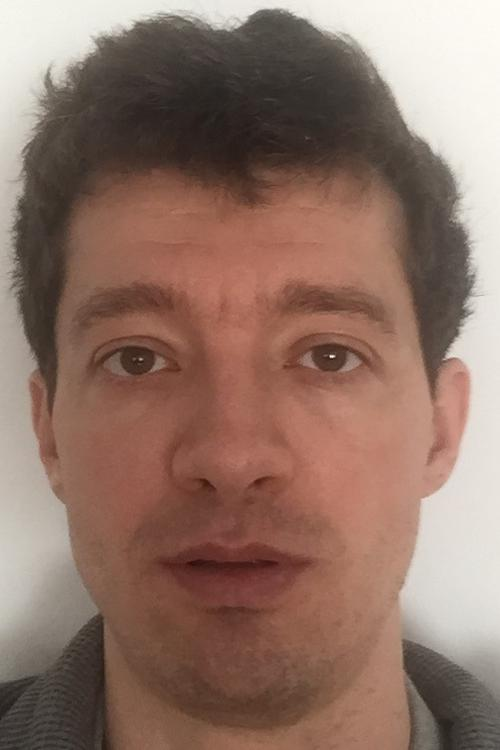
#> input picture Year I/Semester II/Computer Vision/Materiale/2020 - 2021/Laboratoare/Laborator 05/images/bogdan_crop.jpg, 500 x 750 px
$ jupyter execute --allow-errors 'Laborator 05.ipynb'
#> lines starting #> are read from the running program, lines starting #| are printed output that depends on the picture; after the words box and inside, x2 and y2 are one past the last pixel; in counts of white or black regions, pixels touching at a corner belong together
# Image Morphing
The goal of this exercise is to present a simple method for image morphing. We will work with pairs of images containing faces which are annotated with facial landmarks. The goal is to morph (transform) a face into another other face by creating a smooth transition between the source image and the destination image. The transition contains fake images obtained using geometric and photometric interpolation based on regions (triangles) selected from the two images. The method can be easily extended to other class of objects (different than faces).

In achieving our goal, we will follow the next steps:
1. compute the Delauney triangulation based on the facial landmarks in the source image, partinioning the face in triangles. We transfer this triangulation to the destination image for corresponding facial landmarks;
2. compute the affine transformation between pairs of corresponding triangles from the two images;
3. create fake triangles based on geometric and photometric interpolation of triangles selected  from the source and destination images

<table width="950px">
<tr>
<th><center>Source - real</center></th>
<th><center>fake</center></th>
<th><center>fake</center></th>
<th><center>fake</center></th>
<th><center>fake</center></th>
<th><center>fake</center></th>
<th><center>Destination - real</center></th>
</tr>
<tr>
<td></td>
<td></td>
<td></td>
<td></td>
<td></td>
<td></td>
<td></td>
</tr>
</table>

[cell 1]
import numpy as np
import cv2 as cv
from scipy.spatial import Delaunay
import scipy.io

[cell 2]
def show_image_points(img,points):
    img_ = img.copy()
    for p in points:
        cv.circle(img_, (p[0], p[1]), 3, (0, 255, 0), -1)
    cv.imshow("image",img_)
    cv.waitKey(0) # waits until a key is pressed
    cv.destroyAllWindows() # destroys the window showing image
    return img_

[cell 3]
#show the annotated facial landmarks on each image
img1 = cv.imread('images/bogdan_crop.jpg'); #source image
#> img1 is the input picture: shape (750, 500, 3); mean B, G, R 102.5, 114.7, 143.3
temp = scipy.io.loadmat('data/bogdan_points.mat')
#> (reads Year I/Semester II/Computer Vision/Materiale/2020 - 2021/Laboratoare/Laborator 05/data/bogdan_points.mat from the repository)
p1 = temp['points']
p1 = np.uint64(p1)
img1_ = show_image_points(img1, p1)
#> after the loop in show_image_points, `for p in points:`:
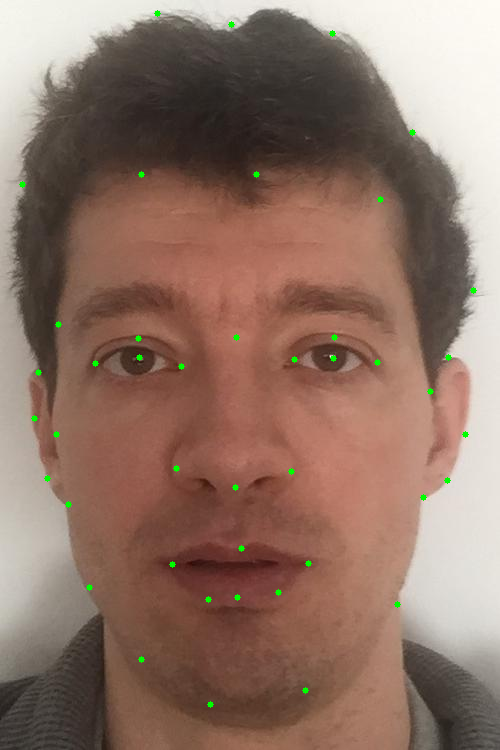
#> img_: shape (750, 500, 3); 0.33% of pixels changed, all inside (x1, y1, x2, y2) = (19, 10, 477, 708)

img2 = cv.imread('images/clooney_crop.jpg');#destination image
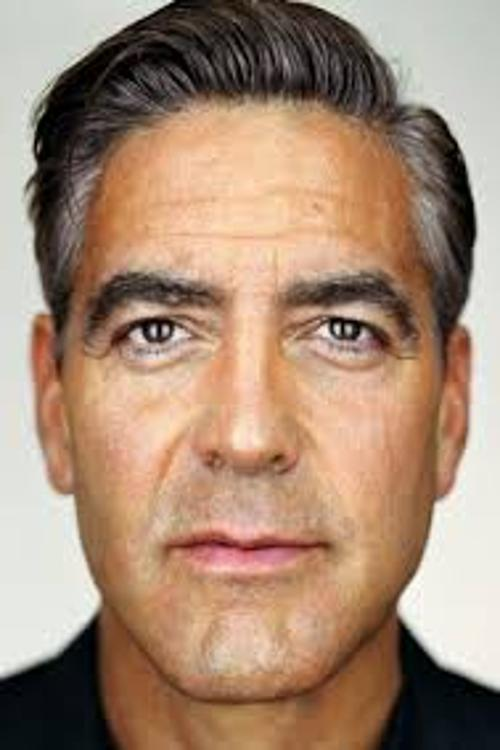
#> input picture Year I/Semester II/Computer Vision/Materiale/2020 - 2021/Laboratoare/Laborator 05/images/clooney_crop.jpg, 500 x 750 px
#> img2 is the input picture: shape (750, 500, 3); mean B, G, R 117, 138.1, 166.2
temp = scipy.io.loadmat('data/clooney_points.mat')
#> (reads Year I/Semester II/Computer Vision/Materiale/2020 - 2021/Laboratoare/Laborator 05/data/clooney_points.mat from the repository)
p2 = temp['points']
p2 = np.uint64(p2)
img2_ = show_image_points(img2, p2)
#> after the loop in show_image_points (call 2), `for p in points:`:
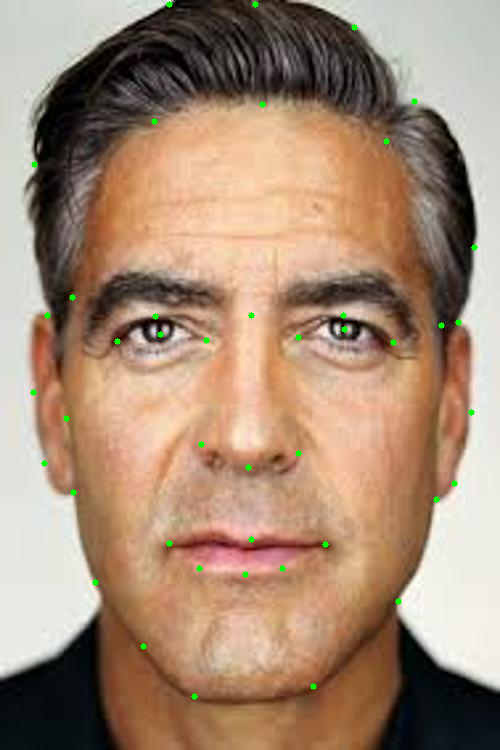
#> img_: shape (750, 500, 3); 0.33% of pixels changed, all inside (x1, y1, x2, y2) = (30, 1, 478, 700)

[cell 4]
cv.imshow("img1_",img1_)
cv.imshow("img2_",img2_)
cv.waitKey(0)
cv.destroyAllWindows()

[cell 5]
#compute the Delauney triangulation based on the facial landmarks in the source image
#the face is partitioned in triangles
triangulation = Delaunay(p1)
print("We have obtained ", str(triangulation.simplices.shape[0]), " triangles")
#print(triangulation.simplices) #show for each triangle the index of each vertex

[cell 6]
#plot the triangles partitioning the face, each triangle with a different color
def show_image_triangulated(img,points,triangulation):
    img_t = img.copy()
    colors = [[255,0,0],[0,255,0],[0,0,255],[255,255,0],[255,0,255],[0,255,255],[0,0,0],[128,255,255],[255,128,255],[255,255,128]]
    number_colors = len(colors)

    for idx,t in enumerate(triangulation.simplices):
        point1 = points[t[0]]
        #cv.circle(img, (point1[0], point1[1]), 3, (0, 255, 0), -1)
        point2 = points[t[1]]
        #cv.circle(img, (point2[0], point2[1]), 3, (0, 255, 0), -1)
        point3 = points[t[2]]
        #cv.circle(img, (point3[0], point3[1]), 3, (0, 255, 0), -1)

        cv.line(img_t, (point1[0],point1[1]), (point2[0],point2[1]), colors[idx % number_colors], 3)
        cv.line(img_t, (point2[0],point2[1]), (point3[0],point3[1]), colors[idx % number_colors], 3)
        cv.line(img_t, (point3[0],point3[1]), (point1[0],point1[1]), colors[idx % number_colors], 3)
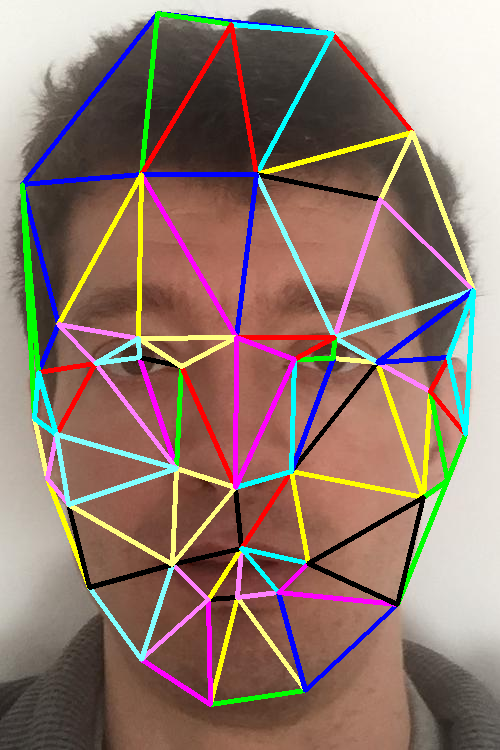
#> img_t: shape (750, 500, 3); 13.31% of pixels changed, all inside (x1, y1, x2, y2) = (20, 11, 476, 707)

    cv.imshow("image with triangles",img_t)
    cv.waitKey(0) # waits until a key is pressed
    cv.destroyAllWindows() # destroys the window showing image
    return img_t

img_t_1 = show_image_triangulated(img1,p1,triangulation)
#transfer the triangulation to the destination image (we migh have triangles which overlap)
img_t_2 = show_image_triangulated(img2,p2,triangulation)
#> after the loop in show_image_triangulated (call 2), `for idx,t in enumerate(triangulation.simplices):`:
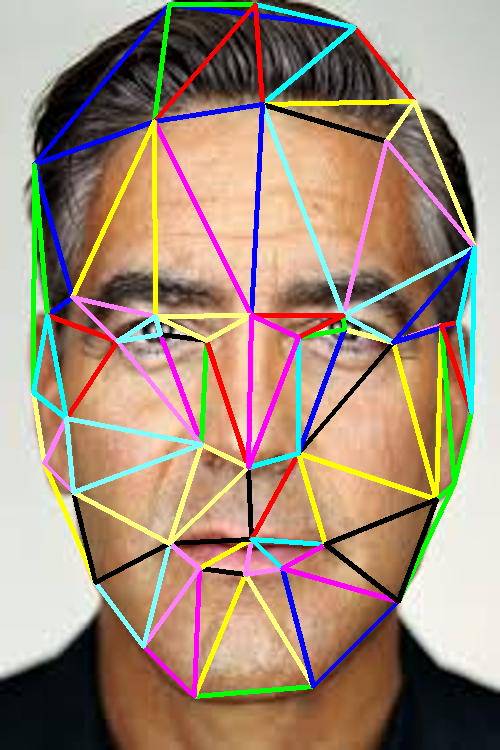
#> img_t: shape (750, 500, 3); 13.92% of pixels changed, all inside (x1, y1, x2, y2) = (31, 2, 477, 699)

[cell 7]
cv.imshow("image1",img_t_1)
cv.imshow("image2",img_t_2)
cv.waitKey(0)
cv.destroyAllWindows()

Compute the affine transformation T between two triangles ABC and DEF using the formula derived in lecture 9. We use the proxy triangle with vertices (0,1), (0,0) and (1,0) to get affine transformation T1 and T2. Then, we have that T = T2 * inv(T1)
<table width="950px">
<tr>
<td></td>
<td></td>
</tr>
</table>

[cell 8]
def compute_affine_transformation(triangle_1, triangle_2):#
# find the affine transformation matrix T that transforms vertices of triangle_1 in vertices of triangle_2
# follow the lecture: compute first T1, T2, than T = T2 * inv(T1)

    ...

    T = T2 @ np.linalg.inv(T1)

    return T

[cell 9]
#sanity check for the first triangle with vertices = points 18, 17, 19

#take triangle ABC: A = p1[18], B = p1[17], C = p1[19]
triangle_1 = np.float32([p1[18],p1[17],p1[19]])

#take triangle DEF: D= p2[18], E = p2[17], F = p2[19]
triangle_2 = np.float32([p2[18],p2[17],p2[19]])

print("Triangle ABC: ", triangle_1,"\n")
print("Triangle DEF:", triangle_2,"\n")

#> (the rest of this cell did not finish here and is left out)

[cell 10]
# Warps and alpha blends triangular regions from img1 and img2 to img
def morph_triangles(img1, img2, img_morphed, t1, t2, alpha,show_images) :

    #compute the coordinates of the triangle in the morphed image as average weighting
#> called with t1 = array of shape (3, 2), t2 = array of shape (3, 2), alpha = 0.5, show_images = 1
    t = (1-alpha) * t1 + alpha * t2

    # Find bounding rectangle for each triangle
    r1 = cv.boundingRect(np.float32([t1]))
#> r1 = (236, 174, 99, 164)
    r2 = cv.boundingRect(np.float32([t2]))
#> r2 = (251, 104, 93, 212)
    r = cv.boundingRect(np.float32([t]))
#> r = (243, 139, 96, 188)

    # Offset points by left top corner of the respective rectangles
    t1_rect = []
    t2_rect = []
    t_rect = []

    for i in range(0, 3):
        t_rect.append(((t[i][0] - r[0]),(t[i][1] - r[1])))
        t1_rect.append(((t1[i][0] - r1[0]),(t1[i][1] - r1[1])))
        t2_rect.append(((t2[i][0] - r2[0]),(t2[i][1] - r2[1])))
#> after the loop, t1_rect = [(98, 163), (0, 163), (20, 0)]; t2_rect = [(92, 211), (0, 211), (11, 0)]; t_rect = [(95.5, 187), (0.5, 187), (16, 0)]


    # Get mask by filling triangle
    mask = np.zeros((r[3], r[2], 3), dtype = np.float32)
    cv.fillConvexPoly(mask, np.int32(t_rect), (1.0, 1.0, 1.0), 16, 0);
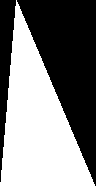
#> mask: shape (188, 96, 3) float32; values 0 (black) and 1 (white), 50.5% white; 2 black regions, box (x1, y1, x2, y2) and area: (17, 0, 96, 186) 7426, (0, 0, 16, 182) 1504

    # Apply warpImage to small rectangular patches
    img1_rect = img1[r1[1]:r1[1] + r1[3], r1[0]:r1[0] + r1[2]]
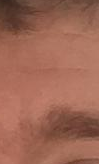
#> img1_rect: shape (164, 99, 3); mean B, G, R 84.6, 102.6, 157.2
    img2_rect = img2[r2[1]:r2[1] + r2[3], r2[0]:r2[0] + r2[2]]
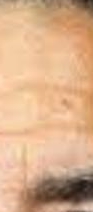
#> img2_rect: shape (212, 93, 3); mean B, G, R 138.7, 174.3, 216.6

    size = (r[2], r[3])
#> size = (96, 188)

    T = compute_affine_transformation(t1_rect, t_rect)
    warp_img1 = cv.warpAffine(img1_rect, T[:2], (size[0], size[1]), None, flags=cv.INTER_LINEAR, borderMode=cv.BORDER_REFLECT_101 )

    T = compute_affine_transformation(t2_rect, t_rect)
    warp_img2 = cv.warpAffine(img2_rect, T[:2], (size[0], size[1]), None, flags=cv.INTER_LINEAR, borderMode=cv.BORDER_REFLECT_101 )


    # Alpha blend rectangular patches
    img_rect = np.uint8((1.0 - alpha) * warp_img1 + alpha * warp_img2)

    # Copy triangular region of the rectangular patch to the output image
    img_morphed[r[1]:r[1]+r[3], r[0]:r[0]+r[2]] = img_morphed[r[1]:r[1]+r[3], r[0]:r[0]+r[2]] * ( 1 - mask ) + img_rect * mask

    if show_images:
        cv.imshow("img1_Rect",img1_rect)
        cv.imshow("warped image 1",warp_img1)
        cv.imshow("img2_Rect",img2_rect)
        cv.imshow("warped image 2",warp_img2)
        cv.imshow("blend rectangular patches",img_rect)
        cv.imshow("mask",mask)
        cv.imshow("img_morphed",img_morphed)
        cv.waitKey(0)
        cv.destroyAllWindows()

    return img_morphed

[cell 11]
#do a demo for just one triangle
#morph a triangle to the corresponding triangle
#take the pairs of triangles from line 20, with vertices the landmarks: 31 33  7

#take triangle ABC: A = p1[31], B = p1[33], C = p1[7]
t1 = np.float32([p1[31],p1[33],p1[7]])

#take triangle DEF: D= p2[31], E = p2[33], F = p2[7]
t2 = np.float32([p2[31],p2[33],p2[7]])

alpha = 0.5
img_morphed = np.zeros(img1.shape, dtype = img1.dtype)
#> (the rest of this cell did not finish here and is left out)

[cell 12]
def morph_image(img1,img2,p1,p2,triangulation,alpha,show_images):

    img_morph = np.zeros(img1.shape, dtype = img1.dtype)

    ...

    return img_morph

[cell 13]
img1 = cv.imread('images/bogdan_crop.jpg'); #source image
img2 = cv.imread('images/clooney_crop.jpg');#destination image

temp = scipy.io.loadmat('data/bogdan_points.mat')
p1 = temp['points']
p1 = np.uint64(p1)

temp = scipy.io.loadmat('data/clooney_points.mat')
p2 = temp['points']
p2 = np.uint64(p2)

triangulation = Delaunay(p1)
number_steps = 50

for step in range(0,number_steps+1):
    alpha = step/number_steps

    #print("alpha = ", alpha)
    img_morph = morph_image(img1, img2, p1, p2, triangulation, alpha,0)

    # Display Result
    cv.imwrite("gif/image_" + str(step) +  ".png",img_morph)
    cv.imshow("Morphed Face", np.uint8(img_morph))
    cv.waitKey(500)
    cv.destroyAllWindows()
